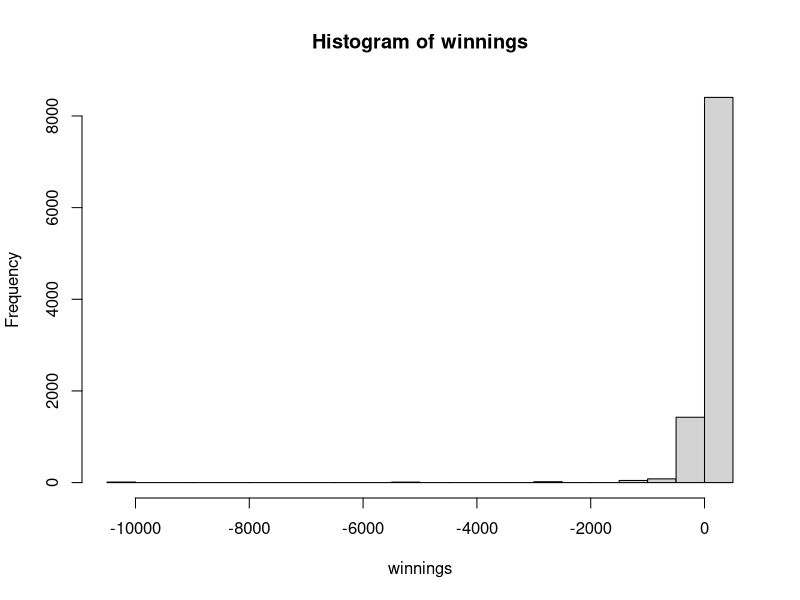
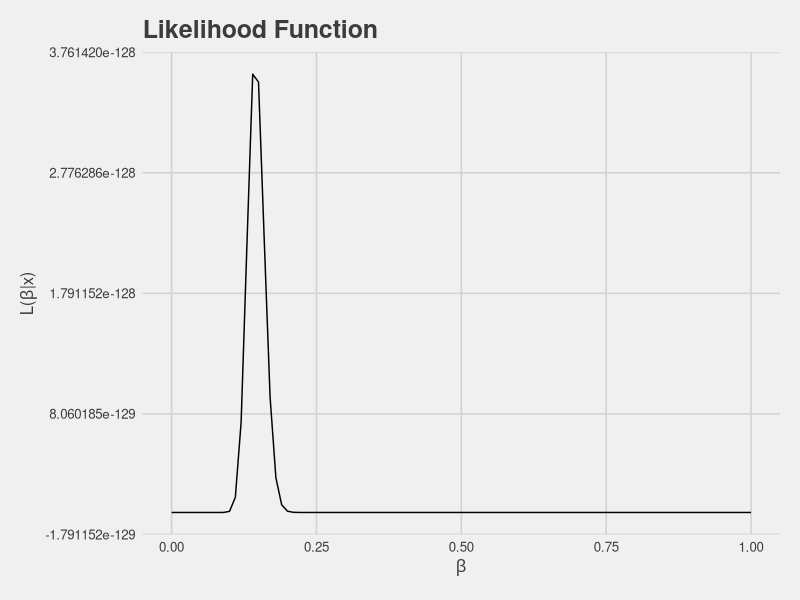
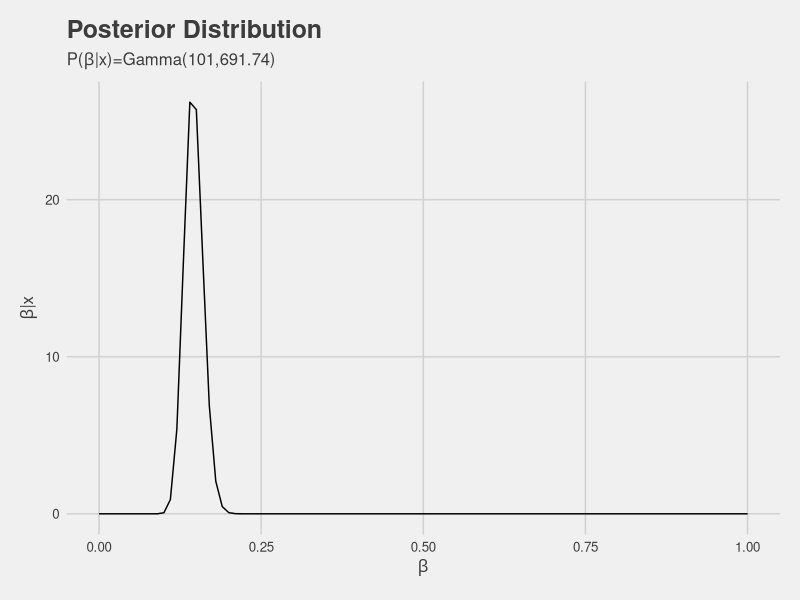

Reproduce these figures in R, in order.
## ---- chunk 1
knitr::opts_chunk$set(echo = TRUE)
library(tidyverse)
library(ggthemes)
## ---- chunk 2
# Helper function that simulates the craps game
# Returns 1 if players wins and 0 if he loses.
craps <- function(){
	first.roll = sample(1:6, 1) + sample(1:6,1)
	if(first.roll %in% c(2,3,12)){
		return(0)
	} 
	else if(first.roll %in% c(7,11)){
		return(1)
	} 
	else{
		point = first.roll
		next.roll = sample(1:6, 1) + sample(1:6,1)
		while(next.roll != point && next.roll != 7){
			next.roll = sample(1:6, 1) + sample(1:6,1)
		}
		if(next.roll == point){
			return(1)
		}
		return(0)
  }
}
## ---- chunk 3

sims = 10000	# Number of times simulated
n = 10		# Number of games to play
i.bet = 10	# Initial bet of 10 dollars
winnings = rep(0, sims)

for(t in 1:sims){
	bet = i.bet
	wins_sim = 0
	for(i in 1:n){
		result = craps()
		if(result == 0){
			wins_sim = wins_sim - bet
			bet = 2*bet
		}
		if(result == 1){
			wins_sim = wins_sim + bet
			bet = i.bet
		}
	}
	winnings[t] = wins_sim
}
hist(winnings)
## ---- chunk 4
oven<- read_table('Manufacturer.txt.txt')
## ---- chunk 5
a1 = length(oven$x)
b1 = sum(oven$x)
Lx <- function(x){
  return ((x^a1)*exp(-x*b1))
}
ggplot(data.frame(x = c(0,1) ), aes(x = x )) + 
  stat_function(fun = Lx) +
  labs(title = 'Likelihood Function',
       x = expression(beta),
       y = bquote(paste('L(',beta,'|x)'))) +
  theme_fivethirtyeight() +
  theme(axis.title = element_text())
## ---- chunk 6
a = length(oven$x) + 1
b = sum(oven$x)
fx <- function(x){
  return ((b^a/gamma(a))*x^(a-1)*exp(-b*x))
}
ggplot(data.frame(x = c(0,1) ), aes(x = x )) + 
  stat_function(fun = fx) +
  labs(title = 'Posterior Distribution',
       subtitle = bquote(paste('P(',beta,'|x)=Gamma(101,691.74)')),
       x = expression(beta),
       y = bquote(paste(beta,'|',x))) +
  theme_fivethirtyeight() +
  theme(axis.title = element_text())
## ---- chunk 7
M = 10000
beta = rgamma(M, 101, 691.74)
xast = rexp(M, beta)

quantile(xast, c(0.025,0.975))

## ---- chunk 8
mean(xast < 10)
## ---- chunk 9
    qgamma(c(0.025,0.975), 101, 691.74)
## ---- chunk 10
    M = 10000
    beta <- rgamma( M, shape = 110, rate = 691.74)
    t <- 1 / beta

    quantile(t, c(0.025,0.975))
